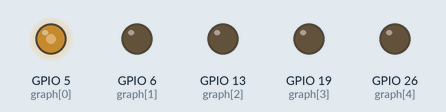
Simulated run of this program. Board: Raspberry Pi (BCM pin numbers). Parts: output pins drawn as LEDs (lit = HIGH). At 5.0 s the program stops and its outputs stay as they are.

Above: at 0.1 s.
At 1.1 s:
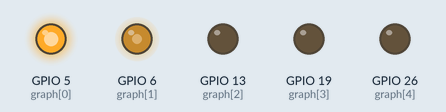
At 2.1 s:
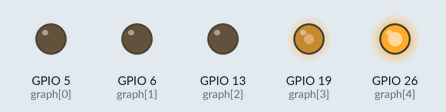
At 3.1 s:
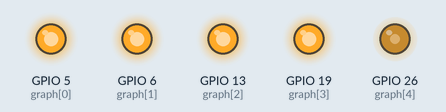
At 4.1 s:
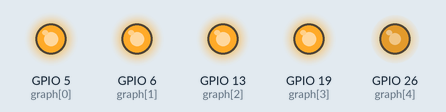
At 5.1 s:
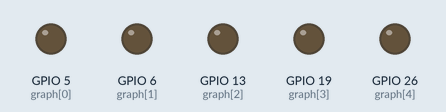
Timing chart, 0 to 6.5 s (numbered marks = the images above):
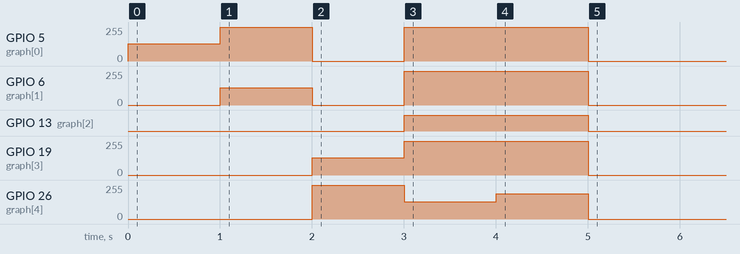

Measured:
- by itself, GPIO 6 (graph[1]): 0/255 → 128/255 at 1.0 s, → 0/255 1.0 s later, → 255/255 1.0 s later, → 0/255 2.0 s later
- by itself, GPIO 13 (graph[2]): LOW → HIGH at 3.0 s, → LOW 2.0 s later
- by itself, GPIO 19 (graph[3]): 0/255 → 128/255 at 2.0 s, → 255/255 1.0 s later, → 0/255 2.0 s later
- by itself, GPIO 26 (graph[4]): 0/255 → 255/255 at 2.0 s, → 128/255 1.0 s later, → 191/255 1.0 s later, → 0/255 1.0 s later
- by itself, GPIO 5 (graph[0]): 0/255 → 128/255 at 0.00 s, → 255/255 1.0 s later, → 0/255 1.0 s later, → 255/255 1.0 s later, … (5 changes in this stretch)

The program:

ledbargraph.py
```python
from gpiozero import LEDBarGraph
from time import sleep

graph = LEDBarGraph(5, 6, 13, 19, 26, pwm=True)

graph.value = 1/10 # (0.5, 0, 0, 0, 0)
sleep(1)
graph.value = 3/10 # (1, 0.5, 0, 0, 0)
sleep(1)
graph.value = -3/10 # (0, 0, 0, 0.5, 1)
sleep(1)
graph.value = 9/10 # (1, 1, 1, 1, 0.5)
sleep(1)
graph.value = 95/100 # (1, 1, 1, 1, 0.75)
sleep(1)
```
